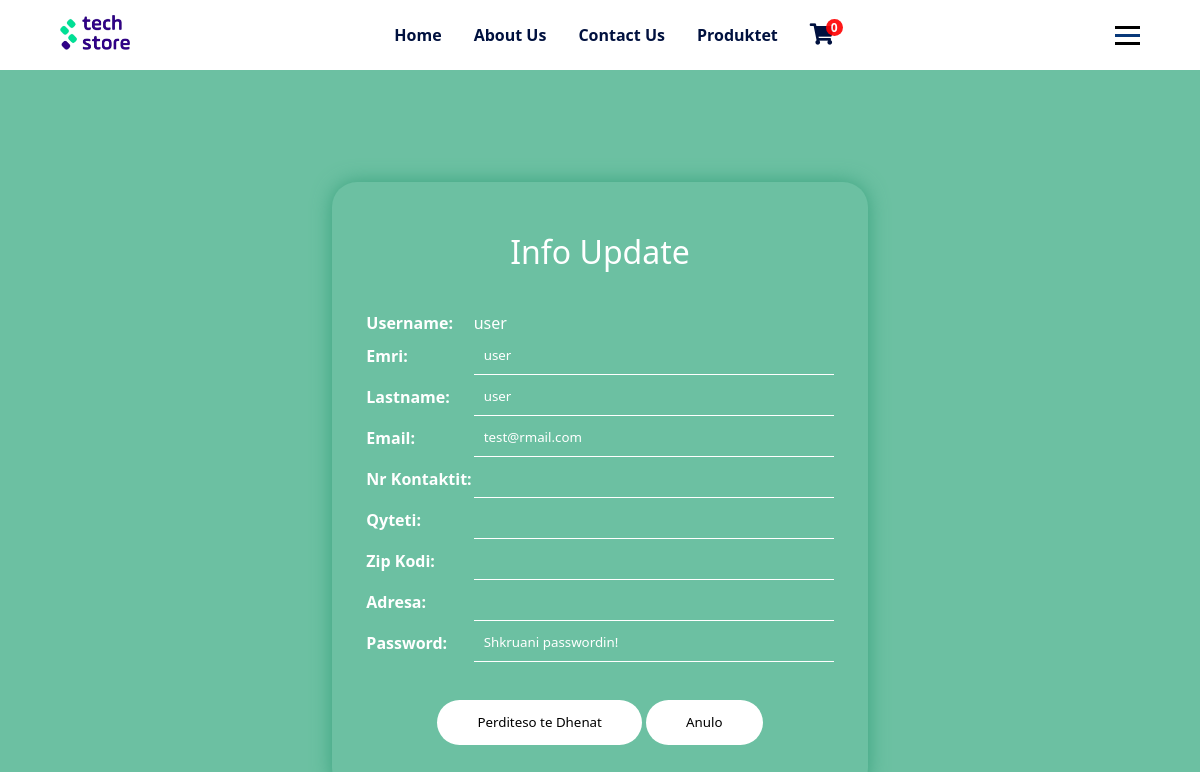
Before: /php/funksione/perditesoTeDhenat.php?userID=1 (signed in) with the older database file.
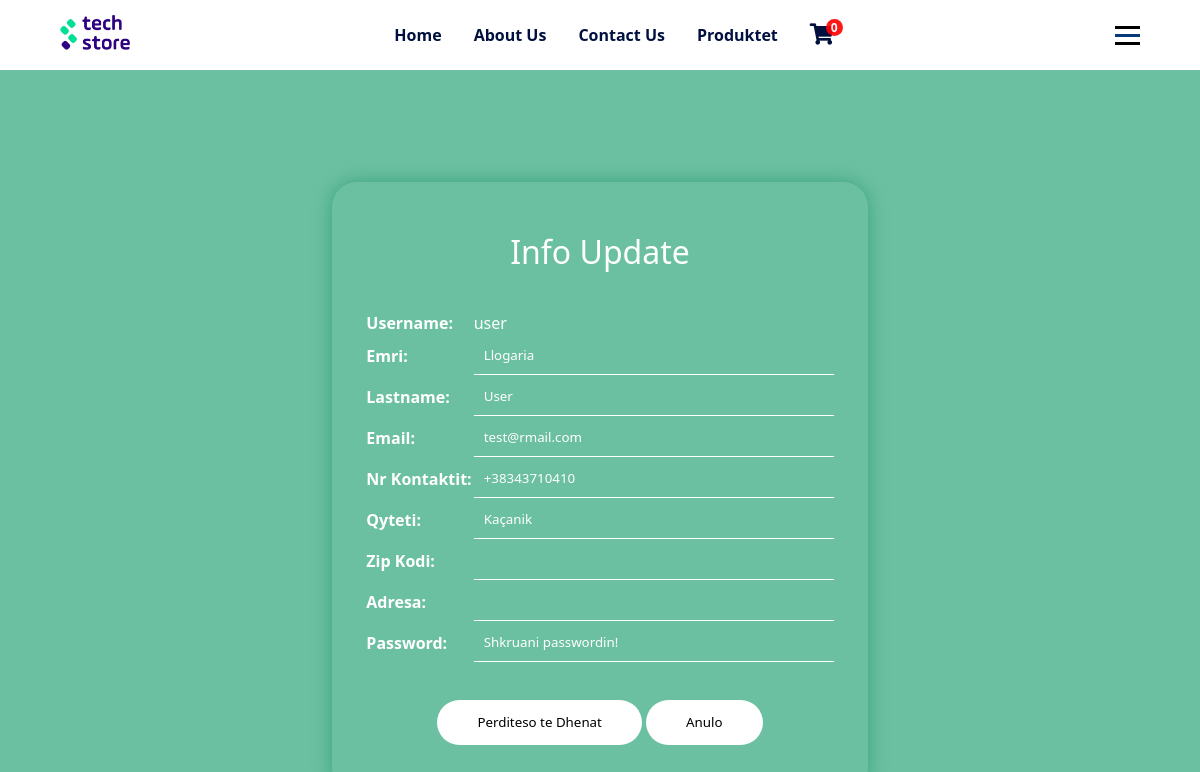
After: the same page with the newer database file.
### tables this page shows
CREATE TABLE `tedhenatuser` (
  `userID` int(11) NOT NULL,
  `nrKontaktit` varchar(30) DEFAULT NULL,
  `qyteti` varchar(30) DEFAULT NULL,
  `zipKodi` varchar(7) DEFAULT NULL,
  `adresa` varchar(50) DEFAULT NULL
);

CREATE TABLE `user` (
  `userID` int(11) NOT NULL,
  `emri` varchar(20) NOT NULL,
  `mbiemri` varchar(30) DEFAULT NULL,
  `username` varchar(20) NOT NULL,
  `email` varchar(50) DEFAULT NULL,
  `password` varchar(50) NOT NULL,
  `aksesi` int(1) NOT NULL DEFAULT 0
);

### php/db/dbcon.php (called while the page is built)
<?php
class dbCon
{
    private $conn = '';
    private $hostiIDB = 'localhost';
    private $emriDB = 'techstoredb';
    private $dbUsername = 'root';
    private $dbPass = '';
    public function connDB()
    {
        try {
            $this->conn = new PDO(
                "mysql:host=$this->hostiIDB;dbname=$this->emriDB", $this->dbUsername, $this->dbPass,
                [PDO::ATTR_DEFAULT_FETCH_MODE => PDO::FETCH_ASSOC]
            );
        } catch (PDOException $pdoe) {
            die("Nuk mund të lidhej me bazën e të dhënave {$this->emriDB} :" . $pdoe->getMessage());
        }
        return $this->conn;
    }
}
?>

### php/CRUD/userCRUD.php (called while the page is built, shortened)
<?php
require_once('../db/dbcon.php');
class userCRUD extends dbCon
{
    private $userID;
    private $dbConn;
    public function __construct($userID = '', $emri = '', $mbiemri = '', $username = '', $email = '', $password = '', $aksesi = '')
    {
        $this->userID = $userID;
        $this->dbConn = $this->connDB();
    }
    public function setUserID($userID)
    {
        $this->userID = $userID;
    }
    public function shfaqSipasID()
    {
        try {
            $sql = 'SELECT * from user u INNER JOIN tedhenatuser t ON u.userID = t.userID WHERE u.userID = ?';
            $stm = $this->dbConn->prepare($sql);
            $stm->execute([$this->userID]);
            return $stm->fetch();
        } catch (Exception $e) {
            return $e->getMessage();
        }
    }
}
?>

### php/funksione/perditesoTeDhenat.php (the view, shortened to what this page needs)
<?php
require_once('../CRUD/userCRUD.php');
$userCRUD = new userCRUD();
$userCRUD->setUserID($_GET['userID']);
$perdoruesi = $userCRUD->shfaqSipasID();
?>
<!DOCTYPE html>
<html lang="en">
<head>
    <link rel="stylesheet" href="../../css/forms.css" />
    <link rel="stylesheet" href="../../css/mesazhetStyle.css" />
</head>
<body>
    <?php
    include '../design/header.php';
    ?>
    <div class="forms">
        <form name="perditesoTeDhenat" onsubmit="return validimiPerditesoTeDhenat()" method="POST"
            enctype="multipart/form-data">
            <h1 class="form-title">Info Update </h1>
            <table>
                <tr>
                    <td><strong>Username: </strong></td>
                    <td>
                        <?php echo $perdoruesi['username'] ?>
                    </td>
                </tr>
                <tr>
                    <td><strong>Emri:</strong></td>
                    <td>
                        <input type="text" name="emri" value="<?php echo $perdoruesi['emri'] ?>">
                    </td>
                </tr>
                <tr>
                    <td><strong>Lastname: </strong></td>
                    <td>
                        <input type="text" name="mbiemri" value="<?php echo $perdoruesi['mbiemri'] ?>">
                    </td>
                </tr>
                <tr>
                    <td><strong>Email: </strong></td>
                    <td>
                        <input type="email" name="email" value="<?php echo $perdoruesi['email'] ?>">
                    </td>
                </tr>
                <tr>
                    <td><strong>Nr Kontaktit: </strong></td>
                    <td>
                        <input type="text" name="nrKontaktit" value="<?php echo $perdoruesi['nrKontaktit'] ?>">
                    </td>
                </tr>
                <tr>
                    <td><strong>Qyteti: </strong></td>
                    <td>
                        <input type="text" name="qyteti" value="<?php echo $perdoruesi['qyteti'] ?>">
                    </td>
                </tr>
                <tr>
                    <td><strong>Zip Kodi: </strong></td>
                    <td>
                        <input type="text" name="zipKodi" value="<?php echo $perdoruesi['zipKodi'] ?>">
                    </td>
                </tr>
                <tr>
                    <td><strong>Adresa: </strong></td>
                    <td>
                        <input type="text" name="adresa" value="<?php echo $perdoruesi['adresa'] ?>">
                    </td>
                </tr>
                <tr>
                    <td><strong>Password: </strong></td>
                    <td>
                        <input type="password" placeholder="Shkruani passwordin!" name="pass">
                    </td>
                </tr>
            </table>
            <div>
                <input class="button" type="submit" value="Perditeso te Dhenat" name='perditDhenat'>
                <input class="button" type="submit" value="Anulo" name='anulo'>
            </div>
        </form>
    </div>
</body>
</html>

Changed rows visible on the page:
changed tedhenatuser "user": emri "user" → "Llogaria"; mbiemri "user" → "User"; nrKontaktit (not shown) → "+38343710410"; qyteti (not shown) → "Kaçanik"
